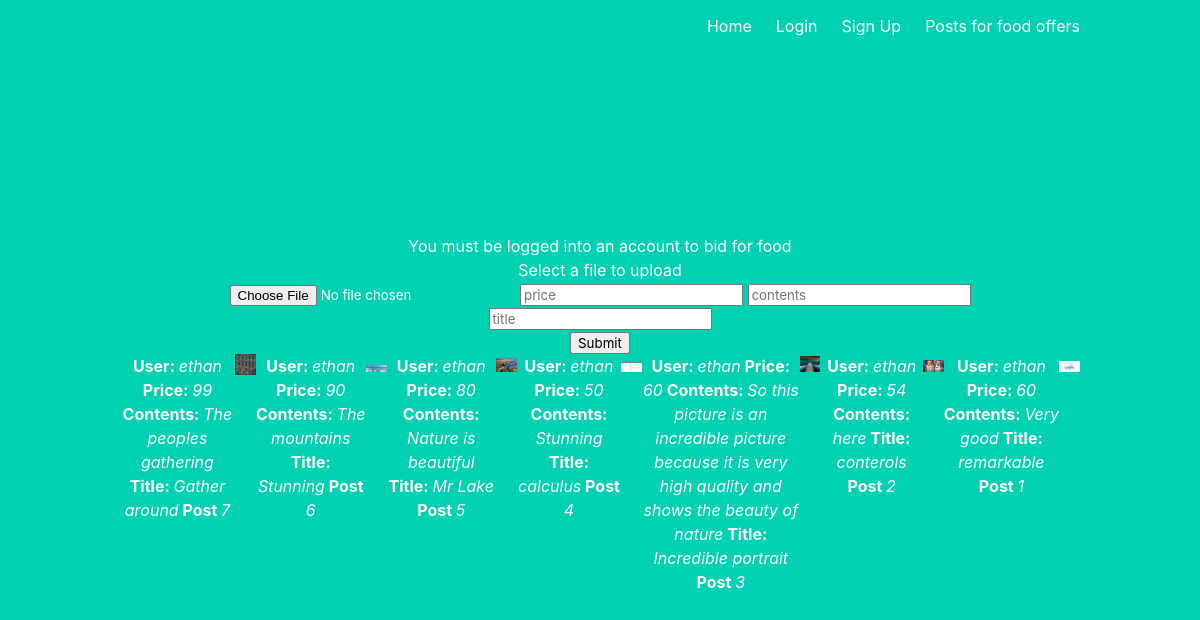
The app's page /post, older data.
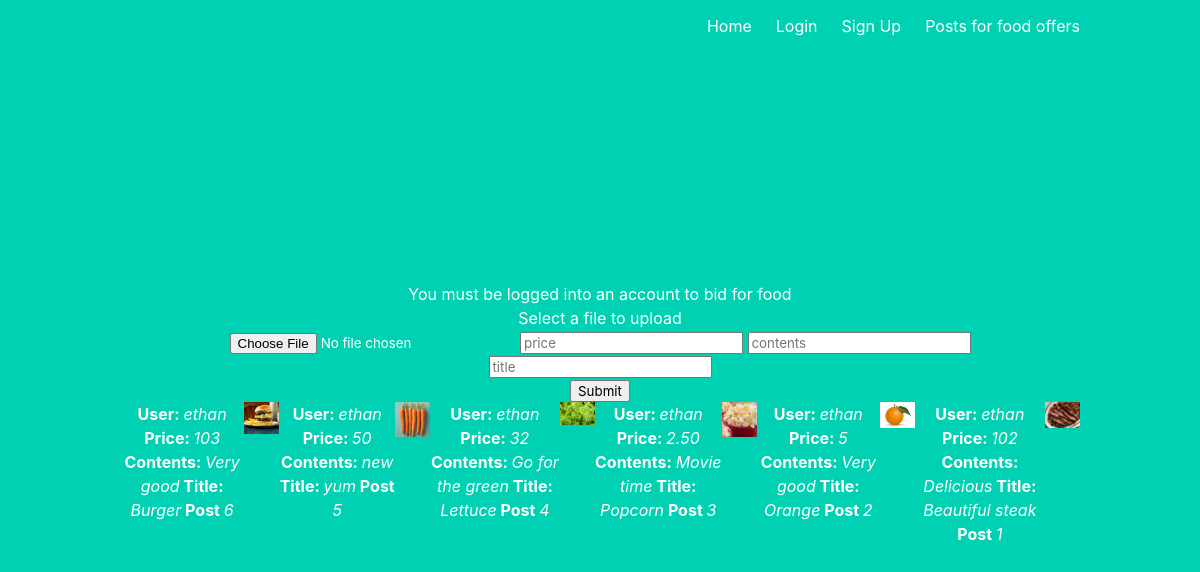
The same page, newer data.
### tables this page shows
CREATE TABLE "posts" (
	"id"	INTEGER NOT NULL,
	"price"	TEXT NOT NULL,
	"content"	TEXT,
	"user_name"	TEXT NOT NULL,
	"title"	TEXT NOT NULL,
	"file_name"	TEXT NOT NULL,
	"file_blob"	TEXT NOT NULL,
	PRIMARY KEY("id")
);

### main.py (the view, shortened to what this page needs)
@main.route('/post', methods=['POST','GET'])
def post():
    content=get_content()
    image_name = get_filenames()
    pre_single_image_name = image_name.split(' ')
    single_content = content[::-1]
    single_image_name = pre_single_image_name[::-1]
    return render_template('post.html', content=single_content, image_name=single_image_name)

### models.py (called while the page is built)
def get_filenames():
    con = sql.connect(path.join(ROOT, 'food_database.db'))
    cur = con.cursor()
    database = cur.execute('select * from posts')
    file_name =''
    for x in database:
        file_name += (f' {x[5]}')
    return file_name

def get_content():
    con = sql.connect(path.join(ROOT, 'food_database.db'))
    cur = con.cursor()
    cur.execute('select * from posts')
    content = cur.fetchall()
    return content

### templates/post.html (shortened to what this page needs)
{% extends "base.html" %}
{% block content %}
<html>
  <h2>You must be logged into an account to bid for food</h2>
  <h2>Select a file to upload</h2>
  <form method="post" action="/post" enctype="multipart/form-data">
    <p>
      <input type="file" name="file" autocomplete="off" required>
      <input placeholder="price" name="price">
      <input placeholder="contents" name="content">
      <input placeholder="title" name="title">
    </p>
    <p>
      <input type="submit" value="Submit">
    </p>
  </form>
  <body>
    <table>
      <tr>
        {% for row in content %}
          <td>
            <b> User: </b><i>{{ row[3] }}</i><b> Price: </b><i>{{ row[1] }}</i><b> Contents: </b><i>{{ row[2] }}</i><b> Title: </b><i>{{ row[4] }}</i><b> Post </b><i>{{ row[0] }}</i><br>
            <br>
          </td>
          <td>
            <img src="{{ url_for('static', filename = '/images/'+row[5]) }}" width="300">
          </td>
        {% endfor %}
      </tr>
    </table>
  </body>
</html>
{% endblock %}

### templates/base.html (shortened to what this page needs)
<!DOCTYPE html>
<html>
    <head>
        <link rel="stylesheet" href="https://cdnjs.cloudflare.com/ajax/libs/bulma/0.7.2/css/bulma.min.css" />
    </head>
    <body>
        <section class="hero is-primary is-fullheight">
            <div class="hero-head">
                <nav class="navbar">
                    <div class="container">
                        <div id="navbarMenuHeroA" class="navbar-menu">
                            <div class="navbar-end">
                                <a href="{{ url_for('main.home') }}" class="navbar-item">
                                    Home
                                </a>
                                {% if not current_user.is_authenticated %}
                                <a href="{{ url_for('auth.login') }}" class="navbar-item">
                                    Login
                                </a>
                                <a href="{{ url_for('auth.signup') }}" class="navbar-item">
                                    Sign Up
                                </a>
                                {% endif %}
                                <a href="{{ url_for('main.post') }}" class="navbar-item">
                                    Posts for food offers
                                </a>
                            </div>
                        </div>
                    </div>
                </nav>
            </div>
            <div class="hero-body">
                <div class="container has-text-centered">
                {% block content %}
                {% endblock %}
                </div>
            </div>
        </section>
    </body>
</html>

Row changes from the older to the newer data that the page shows:
removed posts: user_name "ethan", price "99", content "The peoples gathering", title "Gather around", id "7", file_name (picture)
changed posts id 6: price "90" → "103"; content "The mountains" → "Very good"; title "Stunning" → "Burger"; file_name: a different picture
changed posts id 5: price "80" → "50"; content "Nature is beautiful" → "new"; title "Mr Lake" → "yum"; file_name: a different picture
changed posts id 4: price "50" → "32"; content "Stunning" → "Go for the green"; title "calculus" → "Lettuce"; file_name: a different picture
changed posts id 3: price "60" → "2.50"; content "So this picture is an incredible picture because it is very high quality and shows the beauty of nature" → "Movie time"; title "Incredible portrait" → "Popcorn"; file_name: a different picture
changed posts id 2: price "54" → "5"; content "here" → "Very good"; title "conterols" → "Orange"; file_name: a different picture
changed posts id 1: price "60" → "102"; content "Very good" → "Delicious"; title "remarkable" → "Beautiful steak"; file_name: a different picture
